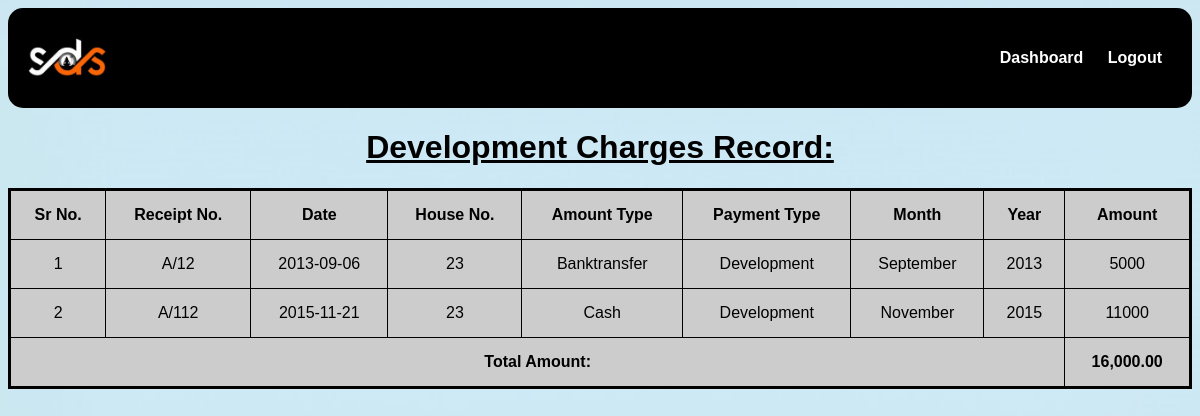
The page /Userdevelopment.php (signed in) on the database its author committed.
### tables this page shows
CREATE TABLE `maintenance` (
  `receipt_no` varchar(20) DEFAULT NULL,
  `m_date` date DEFAULT NULL,
  `house_no` varchar(10) DEFAULT NULL,
  `ammount` varchar(255) DEFAULT NULL,
  `ammounttype` varchar(50) DEFAULT NULL,
  `paymenttype` varchar(50) DEFAULT NULL,
  `month` varchar(20) DEFAULT NULL,
  `year` varchar(10) DEFAULT NULL
);

### Userdevelopment.php (the view, shortened to what this page needs)
<?php
$user_email = $_SESSION['email'];
$connect = mysqli_connect("localhost", "root", "", "sds");
$query = "SELECT house_no FROM registration WHERE email = ?";
$stmt = $connect->prepare($query);
$stmt->bind_param("s", $user_email);
$stmt->execute();
$stmt->store_result();
$stmt->bind_result($house_no);
$query = "SELECT * FROM maintenance WHERE house_no = ? AND paymenttype = 'Development'";
$stmt = $connect->prepare($query);
$stmt->bind_param("s", $house_no);
$stmt->execute();
$result = $stmt->get_result();
?>
<!DOCTYPE html>
<html lang="en">
<head>
    <link rel="stylesheet" href="sdscss.css">
</head>
<body>
<header class="header">
    <div class="logo">
        <img src="SDS Logo.jpg" height="40px" alt="Society Dashboard">
    </div>
    <nav class="nav-links">
        <a href="Userdashboard.php">Dashboard</a>
        <a href="Index.php">Logout</a>
    </nav>
</header>
<h1>Development Charges Record: </h1>
<?php
if ($result->num_rows > 0) {
    $totalAmount = 0;
    echo "
    <table>
        <thead>
            <tr>
                <th>Sr No.</th>
                <th>Receipt No.</th>
                <th>Date</th>
                <th>House No.</th>
                <th>Amount Type</th>
                <th>Payment Type</th>
                <th>Month</th>
                <th>Year</th>
                <th>Amount</th>
            </tr>
        </thead>
        <tbody>";
    $cnt = 1;
    while ($row = $result->fetch_object()) {
        echo "
        <tr>
            <td>" . $cnt . "</td>
            <td>" . htmlspecialchars($row->receipt_no) . "</td>
            <td>" . htmlspecialchars($row->m_date) . "</td>
            <td>" . htmlspecialchars($row->house_no) . "</td>
            <td>" . htmlspecialchars($row->ammounttype) . "</td>
            <td>" . htmlspecialchars($row->paymenttype) . "</td>
            <td>" . htmlspecialchars($row->month) . "</td>
            <td>" . htmlspecialchars($row->year) . "</td>
            <td>" . htmlspecialchars($row->ammount) . "</td>
        </tr>";
        $totalAmount += $row->ammount;
        $cnt++;
    }
    echo "</tbody>
    <tfoot>
        <tr>
            <td colspan='8' align='center'><strong>Total Amount: </strong></td>
            <td><strong>" . number_format($totalAmount, 2) . "</strong></td>
        </tr>
    </tfoot>
    </table>";
} else {
    echo "<p>No data found for the selected House No.</p>";
}
?>
</body>
</html>

### sdscss.css (style rules this page uses)
html { background-image: url('SDSBG.jpg'); background-size: cover; background-position: center; background-attachment: fixed; background-repeat: no-repeat; background-color: transparent; }
body { flex-direction: column; justify-content: center; text-align: center; font-family: Arial, Helvetica, sans-serif; font-style: bold; align-items: center; }
.header { display: flex; justify-content: space-between; align-items: center; background-color: #000000; padding: 30px 20px; color: white; border-radius: 15px; }
.logo { display: flex; align-items: center; }
.nav-links a { color: rgb(12, 19, 126); text-size-adjust: 600px; margin: 0 50px; font-weight: bold; }
.nav-links a { color: white; text-decoration: none; margin: 0 10px; font-weight: bold; }
table { width: 100%; background-color: #ccc; border-collapse: collapse; border: 3px solid #000000; }
th, td { border: 1px solid #000000; padding: 15px; }
h1 { text-align: center; text-decoration: solid; text-decoration: underline; }

### Userdevelopment.php (style rules this page uses)
table { width: 100%; background-color: #ccc; border-collapse: collapse; border: 3px solid #000000; }
th, td { border: 1px solid #000000; padding: 15px; text-align: center; }
tfoot td { font-weight: bold; }
header { display: flex; justify-content: space-between; align-items: center; background-color: #000000; padding: 30px 20px; color: white; border-radius: 15px; }

### rows shown on the page
maintenance: receipt_no "A/12", m_date "2013-09-06", house_no "23", ammounttype "Banktransfer", paymenttype "Development", month "September", year "2013", ammount "5000"
maintenance: receipt_no "A/112", m_date "2015-11-21", house_no "23", ammounttype "Cash", paymenttype "Development", month "November", year "2015", ammount "11000"

### other values the page prints
$totalAmount "16,000.00"
